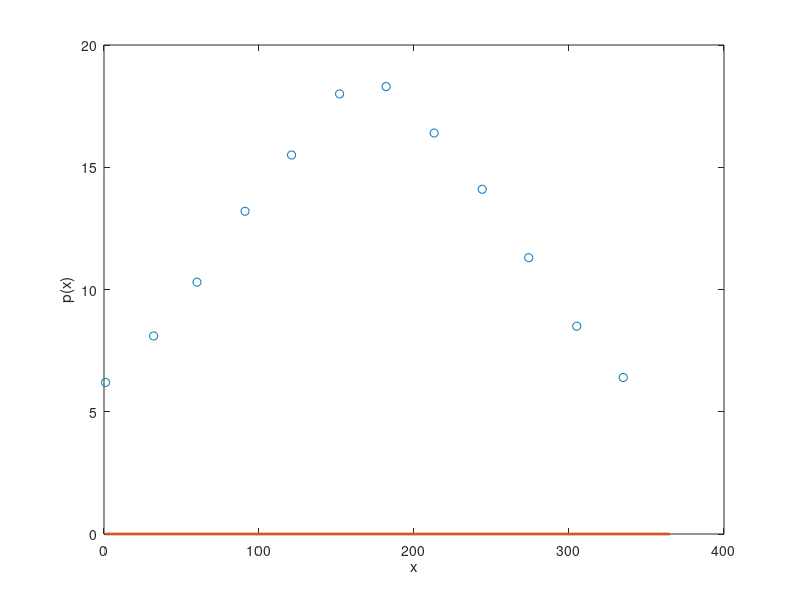

Recreate this plot in MATLAB.
load dagdata.mat;

% skapa vandermonde matrisen
A = [ones(size(dag)) dag dag.^2 dag.^3 dag.^4 dag.^5 dag.^6 dag.^7 dag.^8 dag.^9 dag.^10 dag.^11 dag.^12];

% dag2 = dag(1:4);
% A = [ones(size(dag2)) dag2 dag2.^2 dag2.^3];
% timmar2 = timmar(1:4);
c = A\timmar;

% genom att studera tabellen kan man se att polynomet ska vara av grad 2
p = @(x) c(1) + c(2)*x + c(3)*x.^2;

xv = [1:1:365];
pv = p(xv);
plot(dag,timmar,'o',xv,pv, 'LineWidth', 2)
xlabel('x');
ylabel('p(x)');

% vid plotten kan man se att punkterna ligger pa ratt stallen, 
% men kurvan ligger hela tiden i y = 0. Varfor? Tror att vara nummer 
% overflowar vid p(xv) vilket gor att vi far fullt av negativa tal i pv
% testa byt ut dag mot dag2 och timmar mot timmar2 och kor, da funker det
